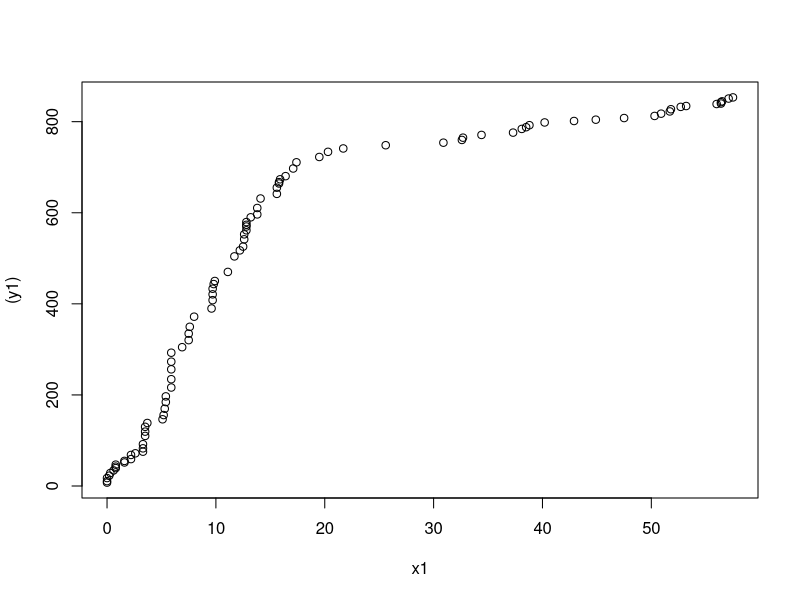

Write R code to recreate this figure. (Note: this script raises an error after producing the figure.)
getwd()
setwd("C:/Users/sadish/OneDrive/Desktop/work")
ef1<-read.csv("dates-1.csv")
ef2<-read.csv("dates-2.csv")
ef3<-read.csv("dates-3.csv")
ef4<-read.csv("dates-4.csv")
setwd("C:/Users/sadish/OneDrive/Desktop/work/CHENNAI")
list.files()
df<-read.csv("CH_NUNGAMBAKKAM.csv")
A=c(df$JAN,df$FEB)
B=c(df$MAR,df$APR,df$MAY)
C=c(df$JUN,df$JUL,df$AUG,df$SEP)
D=c(df$OCT,df$NOV,df$DEC)
S1=cbind(ef1$S1,c(df$JAN,df$FEB))
S2=cbind(ef2$S2,c(df$MAR,df$APR,df$MAY))
S3=cbind(ef3$S3,c(df$JUN,df$JUL,df$AUG,df$SEP))
S4=cbind(ef4$S4,c(df$OCT,df$NOV,df$DEC))

PTA=C[48]-C[43]

# check the season 2 (mar,apr,may= premonsoon) and season 4 (oct,nov,dec = Post monsoon)
x1<-B
y1<-D
plot(x1,(y1))

ggplot(peryear %>% aes(x=B,y=cumsum(D))) + geom_point()+geom_line()
ggplot(peryear %>% filter(places=="out"),aes(x=B,y=cumsum(count))) + geom_point()+geom_line()



df
x1
y1
library(ggplot2)
y=ggplot(df, aes(x=x1, y=cumsum(y1))) + geom_line() + geom_point()
y



df
df[jan]

s=df$DATE
s
o=s[5:8]
0
setwd("C:/Users/sadish/OneDrive/Desktop/work")
setwd("C:/Users/sadish/OneDrive/Desktop/work/NAMMAKKAL")

df<-read.csv("NAM_RASIPURAM.csv")
df
s=c(df$JAN,df$FEB)
s
s1 <- na.omit(s)
s1
X1<-ts(s1)
#install.packages("tseries")
library(tseries)
adf.test(X1)
plot(X1)
acf(X1)
pacf(X1)

##one way anova test
##H0=same percent of rainfall over month (jan,mar)
##h1: rainfall differ  over month (jan, mar) 

setwd("C:/Users/sadish/OneDrive/Desktop/work/CHENNAI")
df<-read.csv("CH_NUNGAMBAKKAM.csv")

df
rainfall=data.frame(cbind(df$JanMariginal,df$febMariginal))
rainfall
summary(rainfall)
anova=aov(X1~X2,data=rainfall)
summary(anova)
